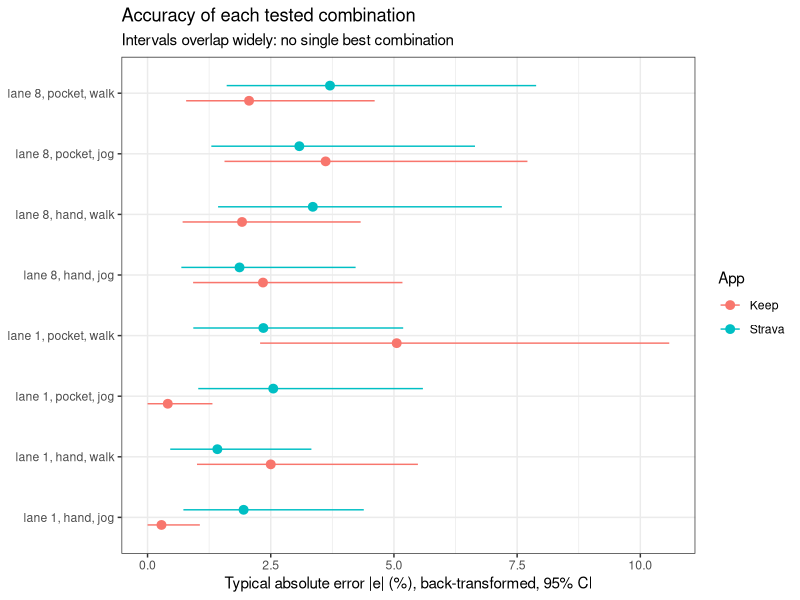

R code for this plot:
# 03_absolute_error.R
# Accuracy: how large is the typical error, ignoring its sign?
# (proposal v2, aim 3 and review comment 5)
#
# A mean signed error near 0 can hide large + and - errors, so here we use
# the absolute percentage error |e| and MAPE = mean of |e| in a group.
#
# Input : data/processed/gps_runs.csv  (made by code/01_clean_data.R)
# Output: tables in results/, plot in figures/
# Run from the repository root:  Rscript code/03_absolute_error.R

suppressPackageStartupMessages({
  library(lme4)
  library(lmerTest)
  library(emmeans)
  library(ggplot2)
})

dir.create("results", showWarnings = FALSE)
dir.create("figures", showWarnings = FALSE)

dat <- read.csv("data/processed/gps_runs.csv")
dat$block     <- factor(dat$block, levels = c("Phoebe", "Boyi", "Jenny", "Darren"))
dat$app       <- factor(dat$app, levels = c("Keep", "Strava"))
dat$lane      <- factor(dat$lane)
dat$placement <- factor(dat$placement, levels = c("hand", "pocket"))
dat$pace      <- factor(dat$pace, levels = c("walk", "jog"))
dat$lap_id    <- factor(dat$lap_id)
options(contrasts = c("contr.sum", "contr.poly"))

dat$abs_e <- abs(dat$error_pct)

# ---- 1. MAPE by app with a bootstrap CI -------------------------------------

# Resample whole laps (both app readings together) within each block, so every
# bootstrap sample keeps the design: 4 blocks x 8 laps, paired readings.
mape_by_app <- function(d) tapply(d$abs_e, d$app, mean)

laps_in_block <- split(as.character(dat$lap_id), dat$block)
laps_in_block <- lapply(laps_in_block, unique)
rows_of_lap   <- split(seq_len(nrow(dat)), as.character(dat$lap_id))

set.seed(404)
B <- 5000
boot <- replicate(B, {
  laps <- unlist(lapply(laps_in_block, sample, replace = TRUE))
  mape_by_app(dat[unlist(rows_of_lap[laps]), ])
})
boot_diff <- boot["Strava", ] - boot["Keep", ]

mape_table <- data.frame(
  app      = c("Keep", "Strava", "Strava - Keep"),
  mape     = c(mape_by_app(dat), diff(mape_by_app(dat))),
  boot_lo  = c(apply(boot, 1, quantile, 0.025), quantile(boot_diff, 0.025)),
  boot_hi  = c(apply(boot, 1, quantile, 0.975), quantile(boot_diff, 0.975))
)
mape_table[, -1] <- round(mape_table[, -1], 2)
print(mape_table)
write.csv(mape_table, "results/mape_by_app_bootstrap.csv", row.names = FALSE)

# MAPE by block and app (descriptive)
mape_block <- aggregate(abs_e ~ block + app, data = dat, FUN = mean)
mape_block$abs_e <- round(mape_block$abs_e, 2)
names(mape_block)[3] <- "mape"
print(mape_block)
write.csv(mape_block, "results/mape_by_block_app.csv", row.names = FALSE)

# ---- 2. Model for log(|e| + 0.5) ---------------------------------------------

# |e| is skewed and often 0, so model log(|e| + 0.5) with the same final mixed
# model as the signed error (including app x block, see 02_analysis.R).
# Back-transformed means are "typical" (median-like) absolute errors, so they
# are smaller than MAPE.
dat$log_abs <- log(dat$abs_e + 0.5)
fit_abs <- lmer(log_abs ~ block * app + app * lane * placement * pace + (1 | lap_id),
                data = dat)
anova_abs <- anova(fit_abs)
print(anova_abs)
write.csv(round(as.data.frame(anova_abs), 4), "results/anova_log_abs_error.csv")

back <- function(x) pmax(exp(x) - 0.5, 0)   # undo log(|e| + 0.5); |e| >= 0
typical <- function(spec) {
  em <- as.data.frame(confint(emmeans(fit_abs, spec)))
  data.frame(em[, all.vars(spec), drop = FALSE],
             typical_abs_e = back(em$emmean),
             lower = back(em$lower.CL), upper = back(em$upper.CL))
}
typ_app  <- typical(~ app)
typ_cell <- typical(~ app * lane * placement * pace)
print(typ_app, digits = 3)
write.csv(transform(typ_cell, typical_abs_e = round(typical_abs_e, 2),
                    lower = round(lower, 2), upper = round(upper, 2)),
          "results/typical_abs_error_by_treatment.csv", row.names = FALSE)

# Check that the conclusion does not hinge on the constant 0.5
for (k in c(0.25, 0.5, 1)) {
  m <- lmer(log(abs_e + k) ~ block * app + app * lane * placement * pace + (1 | lap_id),
            data = dat)
  cat(sprintf("constant %.2f: app p = %.3f\n", k, anova(m)["app", "Pr(>F)"]))
}

# ---- 3. Plot: typical |e| for all 16 treatment combinations ------------------

typ_cell$combo <- with(typ_cell, paste0("lane ", lane, ", ", placement, ", ", pace))
p_cell <- ggplot(typ_cell, aes(x = typical_abs_e, y = combo, colour = app)) +
  geom_pointrange(aes(xmin = lower, xmax = upper),
                  position = position_dodge(width = 0.5)) +
  labs(x = "Typical absolute error |e| (%), back-transformed, 95% CI",
       y = NULL, colour = "App",
       title = "Accuracy of each tested combination",
       subtitle = "Intervals overlap widely: no single best combination") +
  theme_bw()
ggsave("figures/06_typical_abs_error_by_treatment.png", p_cell,
       width = 7, height = 4.5, dpi = 200)
